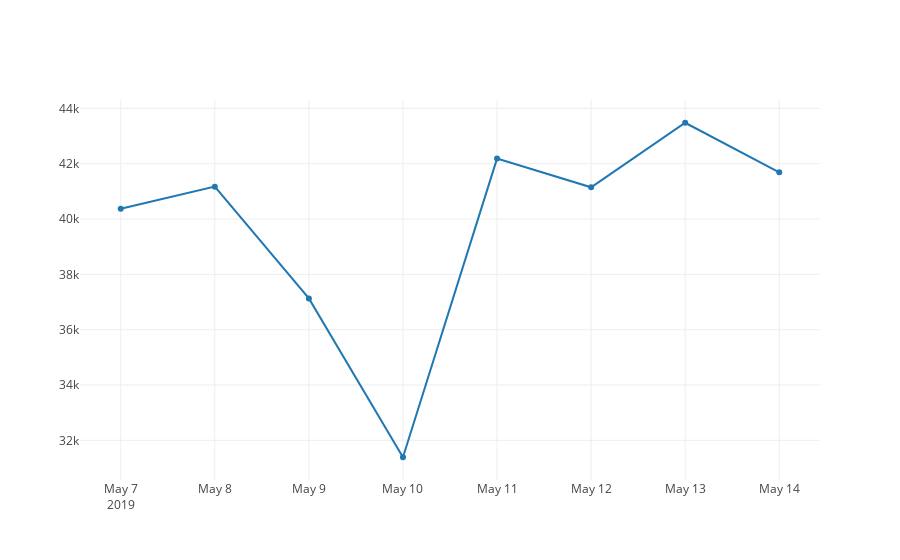

The cell this chart's notebook holds for it:
### Code cell
# Plotting average_fare

trace1 = go.Scatter(
x = df_avg['depdate'],
y = df_avg['average_fare'],
)

data = [trace1]

plotly.offline.iplot(data, filename='basic-line')

### Figure 1 — Plotly figure (JSON) as saved in the notebook; plotly's stock layout.template omitted (floating-point values rounded to 4 significant figures)
{"data": [{"type": "scatter", "uid": "6819620c-e02d-4785-b324-72875f020402", "x": ["2019-05-07", "2019-05-08", "2019-05-09", "2019-05-10", "2019-05-11", "2019-05-12", "2019-05-13", "2019-05-14"], "y": [40370.0, 41170.0, 37130.0, 31390.0, 42180.0, 41150.0, 43480.0, 41690.0]}], "layout": {}}
